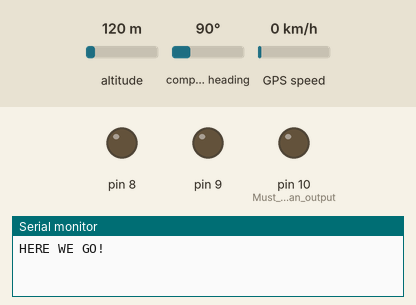
Simulated run of this sketch. Board: Arduino Uno, built with avr-gcc and run on an emulated ATmega328P. Parts: output pins drawn as LEDs (lit = HIGH), the last lines printed to the serial monitor. Inputs (shaded band) come from the test bench; at power-on: altitude 120 m, compass heading 90°, GPS speed 0 km/h. Storage starts empty; the GPS gets a fix after 3 s at 37.7749, -122.4194 with 8 satellites.

Above: at 1.1 s.
At 30.1 s:
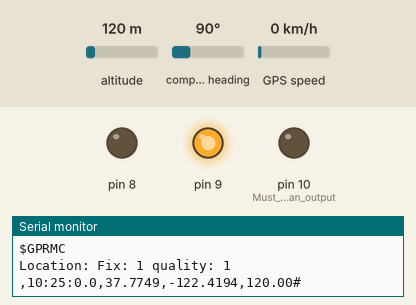
At 95.1 s:
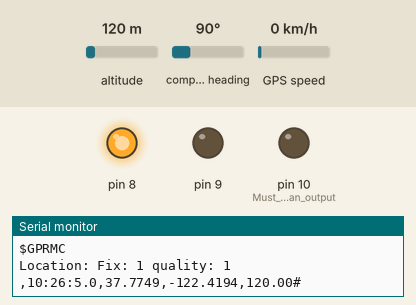
Timing chart, 0 to 96.6 s (numbered marks = the images above):
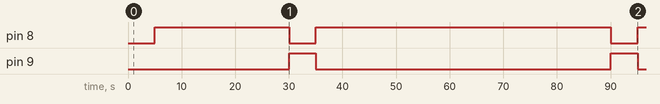

Measured:
- by itself, pin 8: goes HIGH 25.0 s, LOW 5.0 s, HIGH 55.0 s, LOW 5.0 s, then HIGH
- by itself, pin 9: alternates HIGH for 5.0 s and LOW for 55.0 s

The sketch:

GPSParsingLoggingSDLEDS.ino
```cpp
/*

GPSParsingLoggingSDLEDS - a condensed name for all the features this file provides. Initiates GPS tracking and logs to the SD card.
When finished, this file outputs two data files, in the format .txt. Using the GPSData.txt file we can output the coordinates to a
static Google map, using our 'SDDataToMap' Processing file.

This file can be uploaded to the Arduino in order to make it standalone, for walks, drives etc, then when near a computer, you can
transfer the files saved onto the micro sd to the processing file for displaying your journey.

*/

// Importing the Adafruit GPS libraries
#include <Adafruit_GPS.h>
#include <SoftwareSerial.h>
#include <SD.h> //Load SD card library
#include<SPI.h> //Load SPI Library


String NMEA1; //Variable for first NMEA sentence
String NMEA2; //Variable for second NMEA sentence
char c; //to read characters coming from the GPS

int chipSelect = 4; //chipSelect pin for the SD card Reader
File mySensorData; //Data object you will write your sesnor data to


// Opening the connections on the Arduino
SoftwareSerial mySerial(3, 2);
Adafruit_GPS GPS(&mySerial);

// Activating the debugger/serial monitor in order to monitor the coordinates and data received from the gps
#define GPSECHO  true

// This keeps track of whether we're using the interrupt
// off by default!
boolean usingInterrupt = false;
void useInterrupt(boolean); // Func prototype keeps Arduino 0023 happy // (Me) Probably not necessary in this version of Arduino but
                                                                       // will leave on for safekeeping...
int previousTime = 0;

// Run once on startup
void setup()
{
  pinMode(8, OUTPUT);
  pinMode(9,OUTPUT);

  Serial.begin(115200); //Turn on serial monitor
  Serial.println("HERE WE GO!");
  GPS.begin(9600); //Turn on GPS at 9600 baud
  GPS.sendCommand("$PGCMD,33,0*6D");  //Turn off antenna update nuisance data
  GPS.sendCommand(PMTK_SET_NMEA_OUTPUT_RMCGGA); //Request RMC and GGA Sentences only
  GPS.sendCommand(PMTK_SET_NMEA_UPDATE_1HZ); //Set update rate to 1 hz
  delay(1000);

  pinMode(10, OUTPUT); //Must declare 10 an output and reserve it to keep SD card happy
}


// Interrupt is called once a millisecond, looks for any new GPS data, and stores it
SIGNAL(TIMER0_COMPA_vect) {
  char c;
  c = GPS.read();

#ifdef UDR0
  if (GPSECHO)
  {
    if (c)
    {
      UDR0 = c;
    }
    // writing direct to UDR0 is much much faster than Serial.print
    // but only one character can be written at a time.
  }
#endif
}

void useInterrupt(boolean v) {
  if (v) {
    // Timer0 is already used for millis() - we'll just interrupt somewhere
    // in the middle and call the "Compare A" function above
    OCR0A = 0xAF;
    TIMSK0 |= _BV(OCIE0A);
    usingInterrupt = true;
  } else {
    // do not call the interrupt function COMPA anymore
    TIMSK0 &= ~_BV(OCIE0A);
    usingInterrupt = false;
  }
}

uint32_t timer = millis();

// One iteration every frame
void loop()
{

  //------------- START OF LOOP ------------------


  readGPS();

  if(GPS.fix==1) { //Only save data if we have a fix
    mySensorData = SD.open("NMEA.txt", FILE_WRITE); //Open file on SD card for writing
    mySensorData.println(NMEA1); //Write first NMEA to SD card
    mySensorData.println(NMEA2); //Write Second NMEA to SD card
    mySensorData.close();  //Close the file
    mySensorData = SD.open("GPSData.txt", FILE_WRITE);
    Serial.print("Location: ");
    Serial.print("Fix: "); Serial.print((int)GPS.fix);
    Serial.print(" quality: "); Serial.println((int)GPS.fixquality);
    Serial.print(",");
    Serial.print(GPS.hour, DEC); Serial.print(':');
    Serial.print(GPS.minute, DEC); Serial.print(':');
    Serial.print(GPS.seconds, DEC); Serial.print('.');
    Serial.print(GPS.milliseconds);
    Serial.print(",");
    Serial.print(GPS.latitudeDegrees,4);
    //Serial.print((int)GPS.lat);
    Serial.print(",");
    Serial.print(GPS.longitudeDegrees,4);
    //Serial.print((int)GPS.lon);
    Serial.print(",");
    Serial.print(GPS.altitude);
    mySensorData.print("Latitude:");
    mySensorData.println(GPS.latitudeDegrees,4); //Write measured latitude to file
    //mySensorData.print(GPS.lat); //Which hemisphere N or S

    mySensorData.print("Longitude:");
    mySensorData.println(GPS.longitudeDegrees,4); //Write measured longitude to file
    //mySensorData.print(GPS.lon); //Which Hemisphere E or W

    mySensorData.print("Altitude:");
    mySensorData.println(GPS.altitude);
    mySensorData.close();
  }
  Serial.println("#");// Control character to show end of data, for processing to communicate and grab coordinates, can be changed
                         // but make sure to change static char in my processing file...


if (GPS.fix > 0){
  ChangeLED(true);
} else {
  ChangeLED(false);
}

if (previousTime == GPS.seconds) {
  ChangeLED(false);
}


  //---------------------- END OF LOOP ------------------------
}

void ChangeLED(boolean hasAFix){
    if (hasAFix == true) {
    digitalWrite(9,LOW);
    digitalWrite(8,HIGH);
  }
  else {
    digitalWrite(8,LOW);
    digitalWrite(9,HIGH);
  }
}

//----------------------------------------


void readGPS() {

  clearGPS();
  while(!GPS.newNMEAreceived()) { //Loop until you have a good NMEA sentence
    c=GPS.read();
  }
  GPS.parse(GPS.lastNMEA()); //Parse that last good NMEA sentence
  NMEA1=GPS.lastNMEA();

   while(!GPS.newNMEAreceived()) { //Loop until you have a good NMEA sentence
    c=GPS.read();
  }
  GPS.parse(GPS.lastNMEA()); //Parse that last good NMEA sentence
  NMEA2=GPS.lastNMEA();

  Serial.println(NMEA1);
  Serial.println(NMEA2);
  Serial.println("");

}

void clearGPS() {  //Clear old and corrupt data from serial port
  while(!GPS.newNMEAreceived()) { //Loop until you have a good NMEA sentence
    c=GPS.read();
  }
  GPS.parse(GPS.lastNMEA()); //Parse that last good NMEA sentence

  while(!GPS.newNMEAreceived()) { //Loop until you have a good NMEA sentence
    c=GPS.read();
  }
  GPS.parse(GPS.lastNMEA()); //Parse that last good NMEA sentence
   while(!GPS.newNMEAreceived()) { //Loop until you have a good NMEA sentence
    c=GPS.read();
  }
  GPS.parse(GPS.lastNMEA()); //Parse that last good NMEA sentence

}
```
